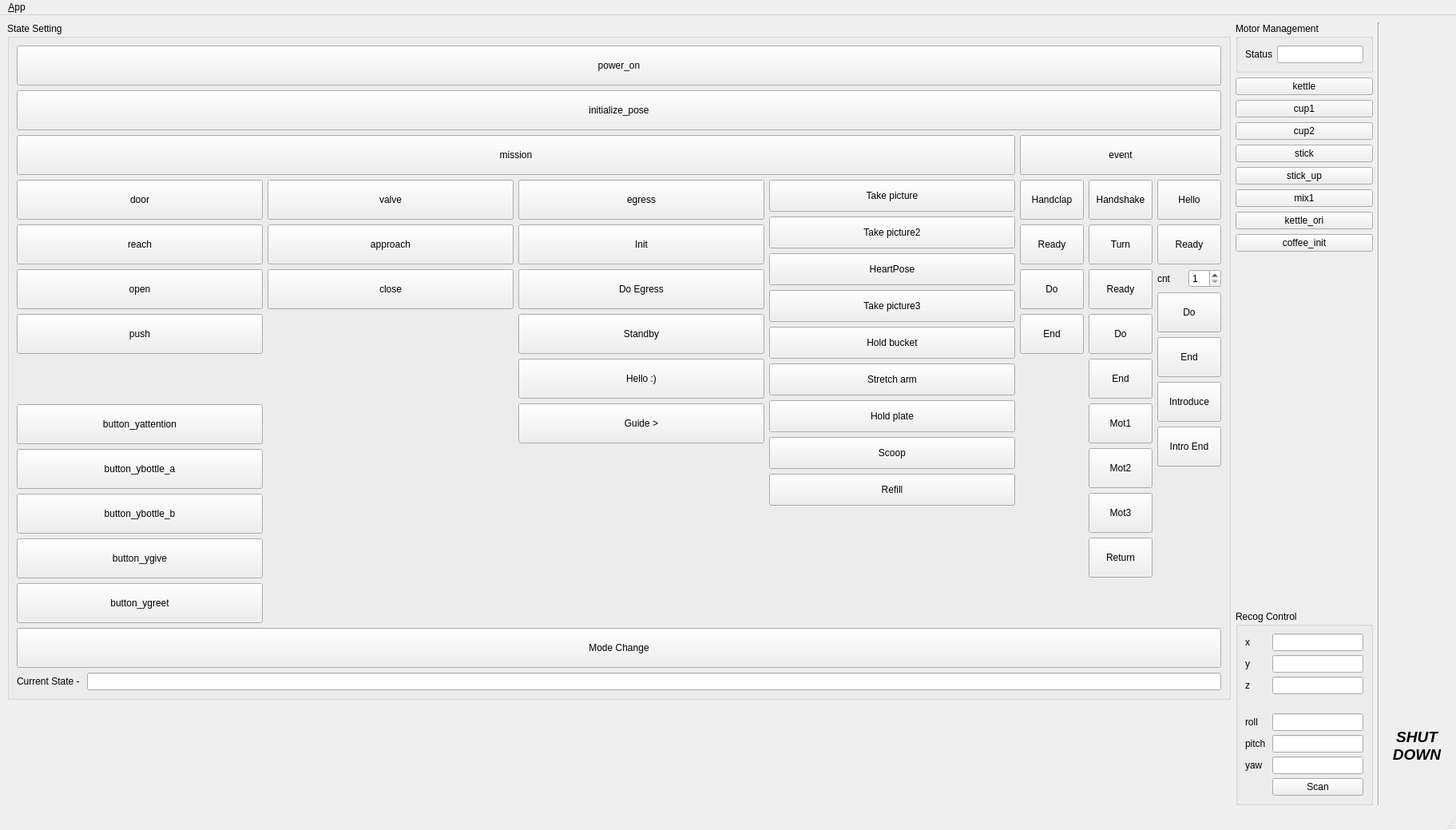
<?xml version="1.0" encoding="UTF-8"?>
<ui version="4.0">
 <class>StatusWindow</class>
 <widget class="QMainWindow" name="StatusWindow">
  <property name="geometry">
   <rect>
    <x>0</x>
    <y>0</y>
    <width>1823</width>
    <height>1039</height>
   </rect>
  </property>
  <property name="minimumSize">
   <size>
    <width>0</width>
    <height>880</height>
   </size>
  </property>
  <property name="windowTitle">
   <string>DYROS THORMANG User Interface</string>
  </property>
  <property name="windowIcon">
   <iconset resource="../resources/images.qrc">
    <normaloff>:/images/icon_2.png</normaloff>:/images/icon_2.png</iconset>
  </property>
  <property name="locale">
   <locale language="English" country="UnitedStates"/>
  </property>
  <property name="iconSize">
   <size>
    <width>24</width>
    <height>24</height>
   </size>
  </property>
  <widget class="QWidget" name="centralwidget">
   <layout class="QHBoxLayout" stretch="1,0,0,0">
    <item>
     <layout class="QVBoxLayout" name="verticalLayout_16">
      <item>
       <layout class="QHBoxLayout" name="horizontalLayout_4" stretch="0">
        <item>
         <widget class="QGroupBox" name="groupBox_state">
          <property name="title">
           <string>State Setting</string>
          </property>
          <layout class="QVBoxLayout" name="verticalLayout_14">
           <item>
            <widget class="QPushButton" name="button_power_on">
             <property name="minimumSize">
              <size>
               <width>0</width>
               <height>50</height>
              </size>
             </property>
             <property name="autoFillBackground">
              <bool>false</bool>
             </property>
             <property name="text">
              <string>power_on</string>
             </property>
            </widget>
           </item>
           <item>
            <widget class="QPushButton" name="button_initialize">
             <property name="minimumSize">
              <size>
               <width>0</width>
               <height>50</height>
              </size>
             </property>
             <property name="text">
              <string>initialize_pose</string>
             </property>
            </widget>
           </item>
           <item>
            <layout class="QHBoxLayout" name="horizontalLayout_9" stretch="1,0">
             <item>
              <layout class="QVBoxLayout" name="verticalLayout_6">
               <item>
                <widget class="QPushButton" name="button_mission">
                 <property name="minimumSize">
                  <size>
                   <width>0</width>
                   <height>50</height>
                  </size>
                 </property>
                 <property name="text">
                  <string>mission</string>
                 </property>
                </widget>
               </item>
               <item>
                <layout class="QHBoxLayout" name="horizontalLayout_8">
                 <item>
                  <layout class="QVBoxLayout" name="verticalLayout_8">
                   <item>
                    <widget class="QPushButton" name="button_auto_door_start">
                     <property name="minimumSize">
                      <size>
                       <width>0</width>
                       <height>50</height>
                      </size>
                     </property>
                     <property name="text">
                      <string>door</string>
                     </property>
                     <property name="checkable">
                      <bool>false</bool>
                     </property>
                    </widget>
                   </item>
                   <item>
                    <widget class="QPushButton" name="button_auto_door_reach">
                     <property name="minimumSize">
                      <size>
                       <width>0</width>
                       <height>50</height>
                      </size>
                     </property>
                     <property name="text">
                      <string>reach</string>
                     </property>
                    </widget>
                   </item>
                   <item>
                    <widget class="QPushButton" name="button_auto_door_open">
                     <property name="minimumSize">
                      <size>
                       <width>0</width>
                       <height>50</height>
                      </size>
                     </property>
                     <property name="text">
                      <string>open</string>
                     </property>
                    </widget>
                   </item>
                   <item>
                    <widget class="QPushButton" name="button_auto_door_push">
                     <property name="minimumSize">
                      <size>
                       <width>0</width>
                       <height>50</height>
                      </size>
                     </property>
                     <property name="text">
                      <string>push</string>
                     </property>
                    </widget>
                   </item>
                  <item>
                    <spacer name="verticalSpacer_7">
                     <property name="orientation">
                      <enum>Qt::Vertical</enum>
                     </property>
                     <property name="sizeHint" stdset="0">
                      <size>
                       <width>20</width>
                       <height>40</height>
                      </size>
                     </property>
                    </spacer>
                   </item>
                   <item>
                    <spacer name="verticalSpacer_8">
                     <property name="orientation">
                      <enum>Qt::Vertical</enum>
                     </property>
                     <property name="sizeHint" stdset="0">
                      <size>
                       <width>20</width>
                       <height>40</height>
                      </size>
                     </property>
                    </spacer>
                   </item>
                   <item>
                    <spacer name="verticalSpacer_11">
                     <property name="orientation">
                      <enum>Qt::Vertical</enum>
                     </property>
                     <property name="sizeHint" stdset="0">
                      <size>
                       <width>20</width>
                       <height>40</height>
                      </size>
                     </property>
                    </spacer>
                   </item>
                   <item>
                    <widget class="QPushButton" name="button_yattention">
                     <property name="minimumSize">
                      <size>
                       <width>0</width>
                       <height>50</height>
                      </size>
                     </property>
                     <property name="text">
                      <string>button_yattention</string>
                     </property>
                    </widget>
                   </item>
                   <item>
                    <widget class="QPushButton" name="button_ybottle_a">
                     <property name="minimumSize">
                      <size>
                       <width>0</width>
                       <height>50</height>
                      </size>
                     </property>
                     <property name="text">
                      <string>button_ybottle_a</string>
                     </property>
                    </widget>
                   </item>
                   <item>
                    <widget class="QPushButton" name="button_ybottle_b">
                     <property name="minimumSize">
                      <size>
                       <width>0</width>
                       <height>50</height>
                      </size>
                     </property>
                     <property name="text">
                      <string>button_ybottle_b</string>
                     </property>
                    </widget>
                   </item>
                   <item>
                    <widget class="QPushButton" name="button_ygive">
                     <property name="minimumSize">
                      <size>
                       <width>0</width>
                       <height>50</height>
                      </size>
                     </property>
                     <property name="text">
                      <string>button_ygive</string>
                     </property>
                    </widget>
                   </item>
                   <item>
                    <widget class="QPushButton" name="button_ygreet">
                     <property name="minimumSize">
                      <size>
                       <width>0</width>
                       <height>50</height>
                      </size>
                     </property>
                     <property name="text">
                      <string>button_ygreet</string>
                     </property>
                    </widget>
                   </item>
                  </layout>
                 </item>
                 <item>
                  <layout class="QVBoxLayout" name="verticalLayout_9">
                   <item>
                    <widget class="QPushButton" name="button_auto_valve_start">
                     <property name="minimumSize">
                      <size>
                       <width>0</width>
                       <height>50</height>
                      </size>
                     </property>
                     <property name="text">
                      <string>valve</string>
                     </property>
                     <property name="checkable">
                      <bool>false</bool>
                     </property>
                    </widget>
                   </item>
                   <item>
                    <widget class="QPushButton" name="button_auto_valve_approach">
                     <property name="minimumSize">
                      <size>
                       <width>0</width>
                       <height>50</height>
                      </size>
                     </property>
                     <property name="text">
                      <string>approach</string>
                     </property>
                    </widget>
                   </item>
                   <item>
                    <widget class="QPushButton" name="button_auto_valve_close">
                     <property name="minimumSize">
                      <size>
                       <width>0</width>
                       <height>50</height>
                      </size>
                     </property>
                     <property name="text">
                      <string>close</string>
                     </property>
                    </widget>
                   </item>
                   <item>
                    <spacer name="verticalSpacer_4">
                     <property name="orientation">
                      <enum>Qt::Vertical</enum>
                     </property>
                     <property name="sizeHint" stdset="0">
                      <size>
                       <width>20</width>
                       <height>40</height>
                      </size>
                     </property>
                    </spacer>
                   </item>
                  </layout>
                 </item>
                 <item>
                  <layout class="QVBoxLayout" name="verticalLayout_10">
                   <item>
                    <widget class="QPushButton" name="button_auto_egress_start">
                     <property name="minimumSize">
                      <size>
                       <width>0</width>
                       <height>50</height>
                      </size>
                     </property>
                     <property name="text">
                      <string>egress</string>
                     </property>
                    </widget>
                   </item>
                   <item>
                    <widget class="QPushButton" name="button_auto_egress_init">
                     <property name="minimumSize">
                      <size>
                       <width>0</width>
                       <height>50</height>
                      </size>
                     </property>
                     <property name="text">
                      <string>Init</string>
                     </property>
                    </widget>
                   </item>
                   <item>
                    <widget class="QPushButton" name="button_auto_egress_egress">
                     <property name="minimumSize">
                      <size>
                       <width>0</width>
                       <height>50</height>
                      </size>
                     </property>
                     <property name="text">
                      <string>Do Egress</string>
                     </property>
                    </widget>
                   </item>
                   <item>
                    <widget class="QPushButton" name="button_auto_egress_standby">
                     <property name="minimumSize">
                      <size>
                       <width>0</width>
                       <height>50</height>
                      </size>
                     </property>
                     <property name="text">
                      <string>Standby</string>
                     </property>
                    </widget>
                   </item>
                   <item>
                    <widget class="QPushButton" name="button_auto_egress_hello">
                     <property name="minimumSize">
                      <size>
                       <width>0</width>
                       <height>50</height>
                      </size>
                     </property>
                     <property name="text">
                      <string>Hello :)</string>
                     </property>
                    </widget>
                   </item>
                   <item>
                    <widget class="QPushButton" name="button_auto_egress_guide">
                     <property name="minimumSize">
                      <size>
                       <width>0</width>
                       <height>50</height>
                      </size>
                     </property>
                     <property name="text">
                      <string>Guide &gt;</string>
                     </property>
                    </widget>
                   </item>
                   <item>
                    <spacer name="verticalSpacer_5">
                     <property name="orientation">
                      <enum>Qt::Vertical</enum>
                     </property>
                     <property name="sizeHint" stdset="0">
                      <size>
                       <width>20</width>
                       <height>40</height>
                      </size>
                     </property>
                    </spacer>
                   </item>
                  </layout>
                 </item>
                 <item>
                  <layout class="QVBoxLayout" name="verticalLayout_11">
                   <item>
                    <widget class="QPushButton" name="button_mission_picture1">
                     <property name="minimumSize">
                      <size>
                       <width>0</width>
                       <height>40</height>
                      </size>
                     </property>
                     <property name="text">
                      <string>Take picture</string>
                     </property>
                    </widget>
                   </item>
                   <item>
                    <widget class="QPushButton" name="button_mission_picture2">
                     <property name="minimumSize">
                      <size>
                       <width>0</width>
                       <height>40</height>
                      </size>
                     </property>
                     <property name="text">
                      <string>Take picture2</string>
                     </property>
                    </widget>
                   </item>
                   <item>
                    <widget class="QPushButton" name="button_mission_heart_pose">
                     <property name="minimumSize">
                      <size>
                       <width>0</width>
                       <height>40</height>
                      </size>
                     </property>
                     <property name="text">
                      <string>HeartPose</string>
                     </property>
                    </widget>
                   </item>
                   <item>
                    <widget class="QPushButton" name="button_mission_picture4">
                     <property name="minimumSize">
                      <size>
                       <width>0</width>
                       <height>40</height>
                      </size>
                     </property>
                     <property name="text">
                      <string>Take picture3</string>
                     </property>
                    </widget>
                   </item>
                   <item>
                    <widget class="QPushButton" name="button_mission_bucket">
                     <property name="minimumSize">
                      <size>
                       <width>0</width>
                       <height>40</height>
                      </size>
                     </property>
                     <property name="text">
                      <string>Hold bucket</string>
                     </property>
                    </widget>
                   </item>
                   <item>
                    <widget class="QPushButton" name="button_mission_stretch_arm">
                     <property name="minimumSize">
                      <size>
                       <width>0</width>
                       <height>40</height>
                      </size>
                     </property>
                     <property name="text">
                      <string>Stretch arm</string>
                     </property>
                    </widget>
                   </item>
                   <item>
                    <widget class="QPushButton" name="button_mission_plate">
                     <property name="minimumSize">
                      <size>
                       <width>0</width>
                       <height>40</height>
                      </size>
                     </property>
                     <property name="text">
                      <string>Hold plate</string>
                     </property>
                    </widget>
                   </item>
                   <item>
                    <widget class="QPushButton" name="button_mission_scoop">
                     <property name="minimumSize">
                      <size>
                       <width>0</width>
                       <height>40</height>
                      </size>
                     </property>
                     <property name="text">
                      <string>Scoop</string>
                     </property>
                    </widget>
                   </item>
                   <item>
                    <widget class="QPushButton" name="button_mission_refill">
                     <property name="minimumSize">
                      <size>
                       <width>0</width>
                       <height>40</height>
                      </size>
                     </property>
                     <property name="text">
                      <string>Refill</string>
                     </property>
                    </widget>
                   </item>
                   <item>
                    <spacer name="verticalSpacer_3">
                     <property name="orientation">
                      <enum>Qt::Vertical</enum>
                     </property>
                     <property name="sizeHint" stdset="0">
                      <size>
                       <width>20</width>
                       <height>40</height>
                      </size>
                     </property>
                    </spacer>
                   </item>
                  </layout>
                 </item>
                </layout>
               </item>
              </layout>
             </item>
             <item>
              <layout class="QVBoxLayout" name="verticalLayout_34">
               <item>
                <widget class="QPushButton" name="button_event">
                 <property name="minimumSize">
                  <size>
                   <width>0</width>
                   <height>50</height>
                  </size>
                 </property>
                 <property name="text">
                  <string>event</string>
                 </property>
                </widget>
               </item>
               <item>
                <layout class="QHBoxLayout" name="horizontalLayout_13">
                 <property name="leftMargin">
                  <number>0</number>
                 </property>
                 <item>
                  <layout class="QVBoxLayout" name="verticalLayout_38">
                   <item>
                    <widget class="QPushButton" name="button_event_handclap">
                     <property name="minimumSize">
                      <size>
                       <width>0</width>
                       <height>50</height>
                      </size>
                     </property>
                     <property name="text">
                      <string>Handclap</string>
                     </property>
                    </widget>
                   </item>
                   <item>
                    <widget class="QPushButton" name="button_event_handclap_ready">
                     <property name="minimumSize">
                      <size>
                       <width>0</width>
                       <height>50</height>
                      </size>
                     </property>
                     <property name="text">
                      <string>Ready</string>
                     </property>button_mini_drc1
                    </widget>
                   </item>
                   <item>
                    <widget class="QPushButton" name="button_event_handclap_do">
                     <property name="minimumSize">
                      <size>
                       <width>0</width>
                       <height>50</height>
                      </size>
                     </property>
                     <property name="text">
                      <string>Do</string>
                     </property>
                    </widget>
                   </item>
                   <item>
                    <widget class="QPushButton" name="button_event_handclap_end">
                     <property name="minimumSize">
                      <size>
                       <width>0</width>
                       <height>50</height>
                      </size>
                     </property>
                     <property name="text">
                      <string>End</string>
                     </property>
                    </widget>
                   </item>
                   <item>
                    <spacer name="verticalSpacer_25">
                     <property name="orientation">
                      <enum>Qt::Vertical</enum>
                     </property>
                     <property name="sizeHint" stdset="0">
                      <size>
                       <width>20</width>
                       <height>40</height>
                      </size>
                     </property>
                    </spacer>
                   </item>
                  </layout>
                 </item>
                 <item>
                  <layout class="QVBoxLayout" name="verticalLayout_35">
                   <item>
                    <widget class="QPushButton" name="button_event_handshake">
                     <property name="minimumSize">
                      <size>
                       <width>0</width>
                       <height>50</height>
                      </size>
                     </property>
                     <property name="text">
                      <string>Handshake</string>
                     </property>
                    </widget>
                   </item>
                   <item>
                    <widget class="QPushButton" name="button_event_handshake_turn">
                     <property name="minimumSize">
                      <size>
                       <width>0</width>
                       <height>50</height>
                      </size>
                     </property>
                     <property name="text">
                      <string>Turn</string>
                     </property>
                    </widget>
                   </item>
                   <item>
                    <widget class="QPushButton" name="button_event_handshake_ready">
                     <property name="minimumSize">
                      <size>
                       <width>0</width>
                       <height>50</height>
                      </size>
                     </property>
                     <property name="text">
                      <string>Ready</string>
                     </property>
                    </widget>
                   </item>
                   <item>
                    <widget class="QPushButton" name="button_event_handshake_do">
                     <property name="minimumSize">
                      <size>
                       <width>0</width>
                       <height>50</height>
                      </size>
                     </property>
                     <property name="text">
                      <string>Do</string>
                     </property>
                    </widget>
                   </item>
                   <item>
                    <widget class="QPushButton" name="button_event_handshake_end">
                     <property name="minimumSize">
                      <size>
                       <width>0</width>
                       <height>50</height>
                      </size>
                     </property>
                     <property name="text">
                      <string>End</string>
                     </property>
                    </widget>
                   </item>
                   <item>
                    <widget class="QPushButton" name="button_event_handshake_motion1">
                     <property name="minimumSize">
                      <size>
                       <width>0</width>
                       <height>50</height>
                      </size>
                     </property>
                     <property name="text">
                      <string>Mot1</string>
                     </property>
                    </widget>
                   </item>
                   <item>
                    <widget class="QPushButton" name="button_event_handshake_motion2">
                     <property name="minimumSize">
                      <size>
                       <width>0</width>
                       <height>50</height>
                      </size>
                     </property>
                     <property name="text">
                      <string>Mot2</string>
                     </property>
                    </widget>
                   </item>
                   <item>
                    <widget class="QPushButton" name="button_event_handshake_motion3">
                     <property name="minimumSize">
                      <size>
                       <width>0</width>
                       <height>50</height>
                      </size>
                     </property>
                     <property name="text">
                      <string>Mot3</string>
                     </property>
                    </widget>
                   </item>
                   <item>
                    <widget class="QPushButton" name="button_event_handshake_return">
                     <property name="minimumSize">
                      <size>
                       <width>0</width>
                       <height>50</height>
                      </size>
                     </property>
                     <property name="text">
                      <string>Return</string>
                     </property>
                    </widget>
                   </item>
                   <item>
                    <spacer name="verticalSpacer_22">
                     <property name="orientation">
                      <enum>Qt::Vertical</enum>
                     </property>
                     <property name="sizeHint" stdset="0">
                      <size>
                       <width>20</width>
                       <height>40</height>
                      </size>
                     </property>
                    </spacer>
                   </item>
                  </layout>
                 </item>
                 <item>
                  <layout class="QVBoxLayout" name="verticalLayout_36">
                   <item>
                    <widget class="QPushButton" name="button_event_hello">
                     <property name="minimumSize">
                      <size>
                       <width>0</width>
                       <height>50</height>
                      </size>
                     </property>
                     <property name="text">
                      <string>Hello</string>
                     </property>
                    </widget>
                   </item>
                   <item>
                    <widget class="QPushButton" name="button_event_hello_ready">
                     <property name="minimumSize">
                      <size>
                       <width>0</width>
                       <height>50</height>
                      </size>
                     </property>
                     <property name="text">
                      <string>Ready</string>
                     </property>
                    </widget>
                   </item>
                   <item>
                    <layout class="QHBoxLayout" name="horizontalLayout_10">
                     <property name="topMargin">
                      <number>0</number>
                     </property>
                     <item>
                      <widget class="QLabel" name="label_21">
                       <property name="text">
                        <string>cnt</string>
                       </property>
                      </widget>
                     </item>
                     <item>
                      <widget class="QSpinBox" name="spin_hello_count">
                       <property name="minimum">
                        <number>1</number>
                       </property>
                      </widget>
                     </item>
                    </layout>
                   </item>
                   <item>
                    <widget class="QPushButton" name="button_event_hello_do">
                     <property name="minimumSize">
                      <size>
                       <width>0</width>
                       <height>50</height>
                      </size>
                     </property>
                     <property name="text">
                      <string>Do</string>
                     </property>
                    </widget>
                   </item>
                   <item>
                    <widget class="QPushButton" name="button_event_hello_end">
                     <property name="minimumSize">
                      <size>
                       <width>0</width>
                       <height>50</height>
                      </size>
                     </property>
                     <property name="text">
                      <string>End</string>
                     </property>
                    </widget>
                   </item>
                   <item>
                    <widget class="QPushButton" name="button_event_hello_introduce">
                     <property name="minimumSize">
                      <size>
                       <width>0</width>
                       <height>50</height>
                      </size>
                     </property>
                     <property name="text">
                      <string>Introduce</string>
                     </property>
                    </widget>
                   </item>
                   <item>
                    <widget class="QPushButton" name="button_event_hello_introduce_end">
                     <property name="minimumSize">
                      <size>
                       <width>0</width>
                       <height>50</height>
                      </size>
                     </property>
                     <property name="text">
                      <string>Intro End</string>
                     </property>
                    </widget>
                   </item>
                   <item>
                    <spacer name="verticalSpacer_23">
                     <property name="orientation">
                      <enum>Qt::Vertical</enum>
                     </property>
                     <property name="sizeHint" stdset="0">
                      <size>
                       <width>20</width>
                       <height>40</height>
                      </size>
                     </property>
                    </spacer>
                   </item>
                  </layout>
                 </item>
                </layout>
               </item>
              </layout>
             </item>
            </layout>
           </item>
           <item>
            <widget class="QPushButton" name="button_mode_change">
             <property name="minimumSize">
              <size>
               <width>0</width>
               <height>50</height>
              </size>
             </property>
             <property name="autoFillBackground">
              <bool>false</bool>
             </property>
             <property name="text">
              <string>Mode Change</string>
             </property>
            </widget>
           </item>
           <item>
            <layout class="QHBoxLayout" name="horizontalLayout_6">
             <item>
              <widget class="QLabel" name="label_19">
               <property name="text">
                <string>Current State - </string>
               </property>
              </widget>
             </item>
             <item>
              <widget class="QLineEdit" name="line_edit_current_state">
               <property name="readOnly">
                <bool>true</bool>
               </property>
              </widget>
             </item>
            </layout>
           </item>
          </layout>
         </widget>
        </item>
       </layout>
      </item>
      <item>
       <spacer name="verticalSpacer">
        <property name="orientation">
         <enum>Qt::Vertical</enum>
        </property>
        <property name="sizeHint" stdset="0">
         <size>
          <width>20</width>
          <height>189</height>
         </size>
        </property>
       </spacer>
      </item>
      <item>
       <widget class="Line" name="line_2">
        <property name="orientation">
         <enum>Qt::Vertical</enum>
        </property>
       </widget>
      </item>
     </layout>
    </item>
    <item>
     <layout class="QVBoxLayout" name="verticalLayout_2">
      <property name="leftMargin">
       <number>0</number>
      </property>
      <property name="topMargin">
       <number>0</number>
      </property>
      <property name="rightMargin">
       <number>0</number>
      </property>
      <property name="bottomMargin">
       <number>0</number>
      </property>
      <item>
       <widget class="QGroupBox" name="groupBox_motor_manager">
        <property name="title">
         <string>Motor Management</string>
        </property>
        <layout class="QVBoxLayout" name="verticalLayout_4">
         <item>
          <layout class="QHBoxLayout" name="horizontalLayout">
           <item>
            <widget class="QLabel" name="label">
             <property name="text">
              <string>Status</string>
             </property>
            </widget>
           </item>
           <item>
            <widget class="QLineEdit" name="lineEdit"/>
           </item>
          </layout>
         </item>
        </layout>
       </widget>
      </item>
      <item>
       <widget class="QPushButton" name="kettle">
        <property name="text">
         <string>kettle</string>
        </property>
       </widget>
      </item>
      <item>
       <widget class="QPushButton" name="cup1">
        <property name="text">
         <string>cup1</string>
        </property>
       </widget>
      </item>
      <item>
       <widget class="QPushButton" name="cup2">
        <property name="text">
         <string>cup2</string>
        </property>
       </widget>
      </item>
      <item>
       <widget class="QPushButton" name="stick">
        <property name="text">
         <string>stick</string>
        </property>
       </widget>
      </item>
      <item>
       <widget class="QPushButton" name="stick_up">
        <property name="text">
         <string>stick_up</string>
        </property>
       </widget>
      </item>
      <item>
       <widget class="QPushButton" name="mix1">
        <property name="text">
         <string>mix1</string>
        </property>
       </widget>
      </item>
      <item>
       <widget class="QPushButton" name="kettle_ori">
        <property name="text">
         <string>kettle_ori</string>
        </property>
       </widget>
      </item>
      <item>
       <widget class="QPushButton" name="coffee_init">
        <property name="text">
         <string>coffee_init</string>
        </property>
       </widget>
      </item>
      <item>
       <spacer name="verticalSpacer_14">
        <property name="orientation">
         <enum>Qt::Vertical</enum>
        </property>
        <property name="sizeHint" stdset="0">
         <size>
          <width>20</width>
          <height>40</height>
         </size>
        </property>
       </spacer>
      </item>
      <item>
       <spacer name="verticalSpacer_15">
        <property name="orientation">
         <enum>Qt::Vertical</enum>
        </property>
        <property name="sizeHint" stdset="0">
         <size>
          <width>20</width>
          <height>40</height>
         </size>
        </property>
       </spacer>
      </item>
      <item>
       <spacer name="verticalSpacer_10">
        <property name="orientation">
         <enum>Qt::Vertical</enum>
        </property>
        <property name="sizeHint" stdset="0">
         <size>
          <width>20</width>
          <height>40</height>
         </size>
        </property>
       </spacer>
      </item>
      <item>
       <widget class="QGroupBox" name="groupBox_recog_ctrl">
        <property name="title">
         <string>Recog Control</string>
        </property>
        <layout class="QVBoxLayout" name="verticalLayout">
         <item>
          <layout class="QGridLayout" name="gridLayout_recog_ctrl" rowstretch="0,0,0,0,0,0,0,0" columnstretch="0,0">
           <property name="sizeConstraint">
            <enum>QLayout::SetMaximumSize</enum>
           </property>
           <property name="leftMargin">
            <number>0</number>
           </property>
           <property name="topMargin">
            <number>0</number>
           </property>
           <property name="horizontalSpacing">
            <number>8</number>
           </property>
           <property name="verticalSpacing">
            <number>5</number>
           </property>
           <item row="4" column="1">
            <widget class="QLineEdit" name="line_edit_scan_roll">
             <property name="readOnly">
              <bool>true</bool>
             </property>
            </widget>
           </item>
           <item row="1" column="1">
            <widget class="QLineEdit" name="line_edit_scan_y">
             <property name="readOnly">
              <bool>true</bool>
             </property>
            </widget>
           </item>
           <item row="0" column="1">
            <widget class="QLineEdit" name="line_edit_scan_x">
             <property name="readOnly">
              <bool>true</bool>
             </property>
            </widget>
           </item>
           <item row="0" column="0">
            <widget class="QLabel" name="label_12">
             <property name="text">
              <string>x</string>
             </property>
            </widget>
           </item>
           <item row="5" column="0">
            <widget class="QLabel" name="label_16">
             <property name="text">
              <string>pitch</string>
             </property>
            </widget>
           </item>
           <item row="1" column="0">
            <widget class="QLabel" name="label_13">
             <property name="text">
              <string>y</string>
             </property>
            </widget>
           </item>
           <item row="2" column="0">
            <widget class="QLabel" name="label_14">
             <property name="text">
              <string>z</string>
             </property>
            </widget>
           </item>
           <item row="2" column="1">
            <widget class="QLineEdit" name="line_edit_scan_z">
             <property name="readOnly">
              <bool>true</bool>
             </property>
            </widget>
           </item>
           <item row="6" column="1">
            <widget class="QLineEdit" name="line_edit_scan_yaw">
             <property name="readOnly">
              <bool>true</bool>
             </property>
            </widget>
           </item>
           <item row="7" column="1">
            <widget class="QPushButton" name="button_scan">
             <property name="text">
              <string>Scan</string>
             </property>
            </widget>
           </item>
           <item row="5" column="1">
            <widget class="QLineEdit" name="line_edit_scan_pitch">
             <property name="readOnly">
              <bool>true</bool>
             </property>
            </widget>
           </item>
           <item row="4" column="0">
            <widget class="QLabel" name="label_15">
             <property name="text">
              <string>roll</string>
             </property>
            </widget>
           </item>
           <item row="6" column="0">
            <widget class="QLabel" name="label_17">
             <property name="text">
              <string>yaw</string>
             </property>
            </widget>
           </item>
           <item row="3" column="0">
            <widget class="QLabel" name="label_18">
             <property name="text">
              <string/>
             </property>
            </widget>
           </item>
          </layout>
         </item>
        </layout>
       </widget>
      </item>
     </layout>
    </item>
    <item>
     <widget class="Line" name="line">
      <property name="orientation">
       <enum>Qt::Vertical</enum>
      </property>
     </widget>
    </item>
    <item>
     <layout class="QVBoxLayout" name="verticalLayout_22">
      <property name="leftMargin">
       <number>0</number>
      </property>
      <item>
       <spacer name="verticalSpacer_13">
        <property name="orientation">
         <enum>Qt::Vertical</enum>
        </property>
        <property name="sizeHint" stdset="0">
         <size>
          <width>20</width>
          <height>40</height>
         </size>
        </property>
       </spacer>
      </item>
      <item>
       <widget class="QPushButton" name="button_estop">
        <property name="minimumSize">
         <size>
          <width>0</width>
          <height>150</height>
         </size>
        </property>
        <property name="font">
         <font>
          <pointsize>14</pointsize>
          <weight>75</weight>
          <italic>true</italic>
          <bold>true</bold>
         </font>
        </property>
        <property name="text">
         <string>SHUT
DOWN</string>
        </property>
        <property name="default">
         <bool>false</bool>
        </property>
        <property name="flat">
         <bool>true</bool>
        </property>
       </widget>
      </item>
     </layout>
    </item>
   </layout>
  </widget>
  <widget class="QMenuBar" name="menubar">
   <property name="geometry">
    <rect>
     <x>0</x>
     <y>0</y>
     <width>1823</width>
     <height>25</height>
    </rect>
   </property>
   <widget class="QMenu" name="menu_File">
    <property name="title">
     <string>&amp;App</string>
    </property>
    <addaction name="action_Preferences"/>
    <addaction name="separator"/>
    <addaction name="actionAbout"/>
    <addaction name="actionAbout_Qt"/>
    <addaction name="separator"/>
    <addaction name="action_Quit"/>
   </widget>
   <addaction name="menu_File"/>
  </widget>
  <widget class="QStatusBar" name="statusbar"/>
  <action name="action_Quit">
   <property name="text">
    <string>&amp;Quit</string>
   </property>
   <property name="shortcut">
    <string>Ctrl+Q</string>
   </property>
   <property name="shortcutContext">
    <enum>Qt::ApplicationShortcut</enum>
   </property>
  </action>
  <action name="action_Preferences">
   <property name="text">
    <string>&amp;Preferences</string>
   </property>
  </action>
  <action name="actionAbout">
   <property name="text">
    <string>&amp;About</string>
   </property>
  </action>
  <action name="actionAbout_Qt">
   <property name="text">
    <string>About &amp;Qt</string>
   </property>
  </action>
 </widget>
 <resources>
  <include location="../resources/images.qrc"/>
 </resources>
 <connections>
  <connection>
   <sender>action_Quit</sender>
   <signal>triggered()</signal>
   <receiver>StatusWindow</receiver>
   <slot>close()</slot>
   <hints>
    <hint type="sourcelabel">
     <x>-1</x>
     <y>-1</y>
    </hint>
    <hint type="destinationlabel">
     <x>399</x>
     <y>299</y>
    </hint>
   </hints>
  </connection>
 </connections>
</ui>
